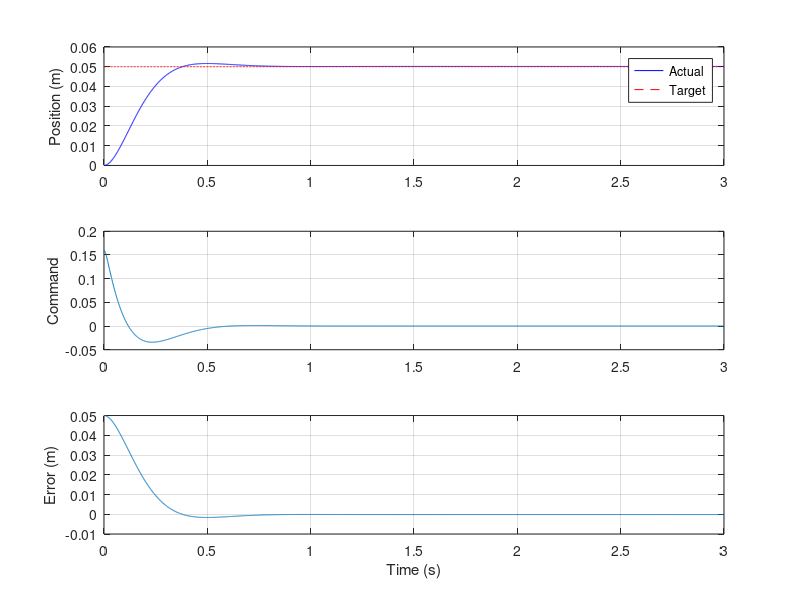

The MATLAB script that drew this image:
%% Basic Position PID controller simulation
clear; clc;

%% Simulation parameters
dt = 0.001;
steps = 3000;
time = (0:steps-1) * dt;

%% Plant parameters (m, damping, stiffness)
mass = 3.0;
damping = 0.5;
stiffness = 0.1;
command_gain = 75;

%% Target
target_position = 0.05;

%% Logs
position = zeros(1, steps);
velocity = zeros(1, steps);
control = zeros(1, steps);
error_log = zeros(1, steps);

%% PID parameters
Kp = 3.2;
Ki = 0.07;
Kd = 0.5;
integrator = 0.0;
integrator_limit = 50.0;
prev_error = 0;
prev_measurement = 0;
derivative_lpf = 0;
alpha = exp(-2*pi*20*dt);

for i = 1:steps
    measurement = position(i);
    error = target_position - measurement;
    integrator = integrator + 0.5 * (error + prev_error) * dt;
    integrator = max(min(integrator, integrator_limit), -integrator_limit);
    derivative_raw = (measurement - prev_measurement) / dt;
    derivative_lpf = alpha * derivative_lpf + (1-alpha) * derivative_raw;

    u = Kp * error + Ki * integrator - Kd * derivative_lpf;
    u = max(min(u, 1.0), -1.0);
    control(i) = u;
    error_log(i) = error;

    if i < steps
        acceleration = (u * command_gain - damping * velocity(i) - stiffness * position(i)) / mass;
        velocity(i + 1) = velocity(i) + acceleration * dt;
        position(i + 1) = position(i) + velocity(i + 1) * dt;
    end

    prev_error = error;
    prev_measurement = measurement;
end

%% Plot
figure;
subplot(3,1,1);
plot(time, position, 'b', time, target_position * ones(size(time)), 'r--');
ylabel('Position (m)');
legend('Actual','Target');
grid on;

subplot(3,1,2);
plot(time, control);
ylabel('Command');
grid on;

subplot(3,1,3);
plot(time, error_log);
ylabel('Error (m)');
xlabel('Time (s)');
grid on;
